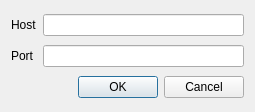
<?xml version="1.0" encoding="UTF-8"?>
<ui version="4.0">
 <class>ConnectWindow</class>
 <widget class="QDialog" name="ConnectWindow">
  <property name="geometry">
   <rect>
    <x>0</x>
    <y>0</y>
    <width>255</width>
    <height>112</height>
   </rect>
  </property>
  <property name="windowTitle">
   <string>Dialog</string>
  </property>
  <layout class="QGridLayout" name="gridLayout">
   <item row="1" column="0">
    <widget class="QLabel" name="portLabel">
     <property name="text">
      <string>Port</string>
     </property>
    </widget>
   </item>
   <item row="0" column="0">
    <widget class="QLabel" name="hostLabel">
     <property name="text">
      <string>Host</string>
     </property>
    </widget>
   </item>
   <item row="1" column="1">
    <widget class="QLineEdit" name="port"/>
   </item>
   <item row="0" column="1">
    <widget class="QLineEdit" name="host"/>
   </item>
   <item row="2" column="1">
    <widget class="QDialogButtonBox" name="buttonBox">
     <property name="standardButtons">
      <set>QDialogButtonBox::Cancel|QDialogButtonBox::Ok</set>
     </property>
    </widget>
   </item>
  </layout>
 </widget>
 <resources/>
 <connections>
  <connection>
   <sender>buttonBox</sender>
   <signal>rejected()</signal>
   <receiver>ConnectWindow</receiver>
   <slot>close()</slot>
   <hints>
    <hint type="sourcelabel">
     <x>144</x>
     <y>88</y>
    </hint>
    <hint type="destinationlabel">
     <x>127</x>
     <y>55</y>
    </hint>
   </hints>
  </connection>
 </connections>
</ui>
